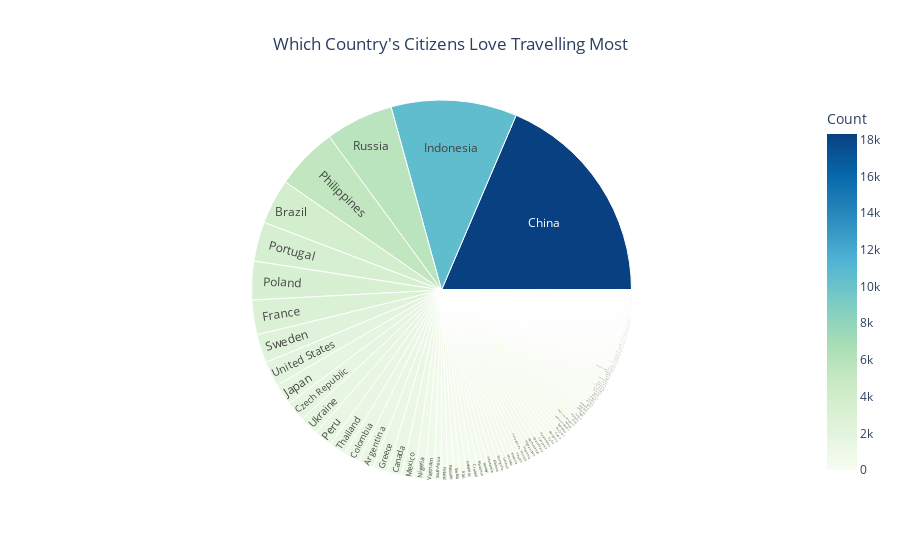

Notebook cell for this chart:
### Code cell
fig1.update_layout(title_text='Which Country\'s Citizens Love Travelling Most', title_x=0.5)

### Figure 1 — Plotly figure (JSON) as saved in the notebook; plotly's stock layout.template omitted (floating-point values rounded to 4 significant figures; data arrays with more than 128 entries replaced by an {"elided": "..."} marker saying what was removed)
{"data": [{"branchvalues": "total", "customdata": {"elided": "240x1 int values"}, "domain": {"x": [0, 1], "y": [0, 1]}, "hovertemplate": "labels=%{label}<br>Count_sum=%{value}<br>parent=%{parent}<br>id=%{id}<br>Count=%{color}<extra></extra>", "ids": {"elided": "240 str values"}, "labels": {"elided": "240 str values"}, "marker": {"coloraxis": "coloraxis", "colors": {"elided": "240 int values"}}, "name": "", "parents": {"elided": "240 str values"}, "type": "sunburst", "values": {"elided": "240 int values"}}], "layout": {"coloraxis": {"colorbar": {"title": {"text": "Count"}}, "colorscale": [[0, "rgb(247,252,240)"], [0.125, "rgb(224,243,219)"], [0.25, "rgb(204,235,197)"], [0.375, "rgb(168,221,181)"], [0.5, "rgb(123,204,196)"], [0.625, "rgb(78,179,211)"], [0.75, "rgb(43,140,190)"], [0.875, "rgb(8,104,172)"], [1, "rgb(8,64,129)"]]}, "legend": {"tracegroupgap": 0}, "title": {"text": "Which Country's Citizens Love Travelling Most", "x": 0.5}}}
